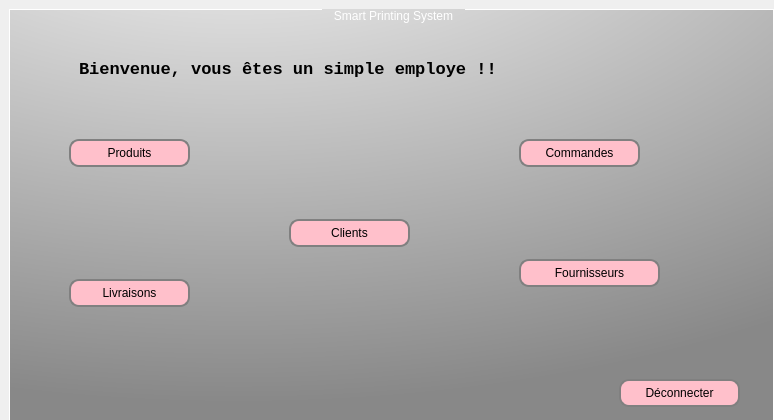
<?xml version="1.0" encoding="UTF-8"?>
<ui version="4.0">
 <class>SimpleEmp</class>
 <widget class="QDialog" name="SimpleEmp">
  <property name="geometry">
   <rect>
    <x>0</x>
    <y>0</y>
    <width>774</width>
    <height>420</height>
   </rect>
  </property>
  <property name="windowTitle">
   <string>Dialog</string>
  </property>
  <widget class="QStackedWidget" name="stackedWidget">
   <property name="geometry">
    <rect>
     <x>0</x>
     <y>0</y>
     <width>783</width>
     <height>433</height>
    </rect>
   </property>
   <property name="styleSheet">
    <string notr="true">
QGroupBox {
 
 background: qradialgradient(cx: 0.3, cy: -0.4, fx: 0.3, fy: -0.4, radius: 1.35, stop: 0 #fff, stop: 1 #888) ;/*background: linear-gradient(rgba(0,0,0,.5), rgba(0,0,0,.5)),url(feuille.jpg); 
    background-position: center;
    background-size: cover;
    display: flex;
    justify-content: center;
    align-items: center;
    font-family: 'Poppins', sans-serif*/
 
 color: rgb(255, 255, 255);
  border: 1px solid #ffffff;

    margin-top: 1ex; /* leave space at the top for the title */
}

QGroupBox::title {
    subcontrol-origin: margin;
    subcontrol-position: top center; /* position at the top center */
    padding: 0 10px;
    background-color: qlineargradient(x1: 0, y1: 0, x2: 0, y2: 1,
                                      stop: 0 #FF0ECE, stop: 1 #FFFFFF);
}


QPushButton {
border: 2px solid gray;
border-radius: 10px;
padding: 0 8px;
background-color:pink
}

 QPushButton:hover:!pressed{ background-color: qlineargradient(x1: 0, y1: 0, x2: 0, y2: 1,
                                      stop: 0 #FF0ECE, stop: 1 #FFFFFF); } 
QPushButton:hover { background-color: qlineargradient(x1: 0, y1: 0, x2: 0, y2: 1,
                                      stop: 0 #FF0ECE, stop: 1 #FFFFFF); }</string>
   </property>
   <property name="currentIndex">
    <number>0</number>
   </property>
   <widget class="QWidget" name="Home">
    <layout class="QHBoxLayout" name="horizontalLayout">
     <item>
      <widget class="QGroupBox" name="groupBox">
       <property name="styleSheet">
        <string notr="true">QGroupBox {
 
 background: qradialgradient(cx: 0.3, cy: -0.4, fx: 0.3, fy: -0.4, radius: 1.35, stop: 0 #fff, stop: 1 #888) ;/*background: linear-gradient(rgba(0,0,0,.5), rgba(0,0,0,.5)),url(feuille.jpg); 
    background-position: center;
    background-size: cover;
    display: flex;
    justify-content: center;
    align-items: center;
    font-family: 'Poppins', sans-serif*/
 
 color: rgb(255, 255, 255);
  border: 1px solid #ffffff;

    margin-top: 1ex; /* leave space at the top for the title */
}

QGroupBox::title {
    subcontrol-origin: margin;
    subcontrol-position: top center; /* position at the top center */
    padding: 0 10px;
    background-color: qlineargradient(x1: 0, y1: 0, x2: 0, y2: 1,
                                      stop: 0 #FF0ECE, stop: 1 #FFFFFF);
}
</string>
       </property>
       <property name="title">
        <string>Smart Printing System</string>
       </property>
       <widget class="QLabel" name="label_2">
        <property name="geometry">
         <rect>
          <x>70</x>
          <y>30</y>
          <width>561</width>
          <height>61</height>
         </rect>
        </property>
        <property name="font">
         <font>
          <family>Lucida Console</family>
          <pointsize>13</pointsize>
          <weight>75</weight>
          <bold>true</bold>
         </font>
        </property>
        <property name="text">
         <string>Bienvenue, vous êtes un simple employe !!</string>
        </property>
       </widget>
       <widget class="QPushButton" name="clButton">
        <property name="geometry">
         <rect>
          <x>280</x>
          <y>210</y>
          <width>121</width>
          <height>28</height>
         </rect>
        </property>
        <property name="styleSheet">
         <string notr="true">QPushButton#evilButton { background-color: red };</string>
        </property>
        <property name="text">
         <string>Clients</string>
        </property>
       </widget>
       <widget class="QPushButton" name="prodButton">
        <property name="geometry">
         <rect>
          <x>60</x>
          <y>130</y>
          <width>121</width>
          <height>28</height>
         </rect>
        </property>
        <property name="text">
         <string>Produits</string>
        </property>
       </widget>
       <widget class="QPushButton" name="cmdButton">
        <property name="geometry">
         <rect>
          <x>510</x>
          <y>130</y>
          <width>121</width>
          <height>28</height>
         </rect>
        </property>
        <property name="text">
         <string>Commandes</string>
        </property>
       </widget>
       <widget class="QPushButton" name="livrButton">
        <property name="geometry">
         <rect>
          <x>60</x>
          <y>270</y>
          <width>121</width>
          <height>28</height>
         </rect>
        </property>
        <property name="text">
         <string>Livraisons</string>
        </property>
       </widget>
       <widget class="QPushButton" name="deconnecterButton">
        <property name="geometry">
         <rect>
          <x>610</x>
          <y>370</y>
          <width>121</width>
          <height>28</height>
         </rect>
        </property>
        <property name="styleSheet">
         <string notr="true">QPushButton#evilButton { background-color: red };</string>
        </property>
        <property name="text">
         <string>Déconnecter</string>
        </property>
       </widget>
       <widget class="QPushButton" name="fournisseurButton">
        <property name="geometry">
         <rect>
          <x>510</x>
          <y>250</y>
          <width>141</width>
          <height>28</height>
         </rect>
        </property>
        <property name="text">
         <string>Fournisseurs</string>
        </property>
       </widget>
      </widget>
     </item>
    </layout>
   </widget>
   <widget class="QWidget" name="client">
    <layout class="QVBoxLayout" name="verticalLayout">
     <item>
      <widget class="QGroupBox" name="groupBox_2">
       <property name="styleSheet">
        <string notr="true">QGroupBox {
 
 background: qradialgradient(cx: 0.3, cy: -0.4, fx: 0.3, fy: -0.4, radius: 1.35, stop: 0 #fff, stop: 1 #888) ;/*background: linear-gradient(rgba(0,0,0,.5), rgba(0,0,0,.5)),url(feuille.jpg); 
    background-position: center;
    background-size: cover;
    display: flex;
    justify-content: center;
    align-items: center;
    font-family: 'Poppins', sans-serif*/
 
 color: rgb(255, 255, 255);
  border: 1px solid #ffffff;

    margin-top: 1ex; /* leave space at the top for the title */
}

QGroupBox::title {
    subcontrol-origin: margin;
    subcontrol-position: top center; /* position at the top center */
    padding: 0 10px;
    background-color: qlineargradient(x1: 0, y1: 0, x2: 0, y2: 1,
                                      stop: 0 #FF0ECE, stop: 1 #FFFFFF);
}
</string>
       </property>
       <property name="title">
        <string>Smart Printing System</string>
       </property>
       <widget class="QLabel" name="label_3">
        <property name="geometry">
         <rect>
          <x>160</x>
          <y>40</y>
          <width>431</width>
          <height>61</height>
         </rect>
        </property>
        <property name="font">
         <font>
          <family>Lucida Console</family>
          <pointsize>13</pointsize>
          <weight>75</weight>
          <bold>true</bold>
         </font>
        </property>
        <property name="text">
         <string>Clients !!!!!!!!</string>
        </property>
       </widget>
       <widget class="QPushButton" name="homeButton">
        <property name="geometry">
         <rect>
          <x>620</x>
          <y>360</y>
          <width>93</width>
          <height>28</height>
         </rect>
        </property>
        <property name="text">
         <string>Home</string>
        </property>
       </widget>
      </widget>
     </item>
    </layout>
   </widget>
   <widget class="QWidget" name="produits">
    <layout class="QVBoxLayout" name="verticalLayout_2">
     <item>
      <widget class="QGroupBox" name="groupBox_4">
       <property name="title">
        <string>Smart Printing System</string>
       </property>
       <widget class="QLabel" name="label_4">
        <property name="geometry">
         <rect>
          <x>170</x>
          <y>60</y>
          <width>431</width>
          <height>61</height>
         </rect>
        </property>
        <property name="font">
         <font>
          <family>Lucida Console</family>
          <pointsize>13</pointsize>
          <weight>75</weight>
          <bold>true</bold>
         </font>
        </property>
        <property name="text">
         <string>Produits !!!</string>
        </property>
       </widget>
       <widget class="QPushButton" name="homeButton_2">
        <property name="geometry">
         <rect>
          <x>630</x>
          <y>360</y>
          <width>93</width>
          <height>28</height>
         </rect>
        </property>
        <property name="text">
         <string>Home</string>
        </property>
       </widget>
      </widget>
     </item>
    </layout>
   </widget>
   <widget class="QWidget" name="commandes">
    <layout class="QHBoxLayout" name="horizontalLayout_2">
     <item>
      <widget class="QGroupBox" name="groupBox_3">
       <property name="styleSheet">
        <string notr="true">QGroupBox {
 
 background: qradialgradient(cx: 0.3, cy: -0.4, fx: 0.3, fy: -0.4, radius: 1.35, stop: 0 #fff, stop: 1 #888) ;/*background: linear-gradient(rgba(0,0,0,.5), rgba(0,0,0,.5)),url(feuille.jpg); 
    background-position: center;
    background-size: cover;
    display: flex;
    justify-content: center;
    align-items: center;
    font-family: 'Poppins', sans-serif*/
 
 color: rgb(255, 255, 255);
  border: 1px solid #ffffff;

    margin-top: 1ex; /* leave space at the top for the title */
}

QGroupBox::title {
    subcontrol-origin: margin;
    subcontrol-position: top center; /* position at the top center */
    padding: 0 10px;
    background-color: qlineargradient(x1: 0, y1: 0, x2: 0, y2: 1,
                                      stop: 0 #FF0ECE, stop: 1 #FFFFFF);
}
</string>
       </property>
       <property name="title">
        <string>Smart Printing System</string>
       </property>
       <widget class="QLabel" name="label_5">
        <property name="geometry">
         <rect>
          <x>170</x>
          <y>50</y>
          <width>431</width>
          <height>61</height>
         </rect>
        </property>
        <property name="font">
         <font>
          <family>Lucida Console</family>
          <pointsize>13</pointsize>
          <weight>75</weight>
          <bold>true</bold>
         </font>
        </property>
        <property name="text">
         <string>Commandes !!</string>
        </property>
       </widget>
       <widget class="QPushButton" name="homeButton_3">
        <property name="geometry">
         <rect>
          <x>630</x>
          <y>360</y>
          <width>93</width>
          <height>28</height>
         </rect>
        </property>
        <property name="text">
         <string>Home</string>
        </property>
       </widget>
      </widget>
     </item>
    </layout>
   </widget>
   <widget class="QWidget" name="livraisons">
    <layout class="QHBoxLayout" name="horizontalLayout_4">
     <item>
      <widget class="QGroupBox" name="groupBox_5">
       <property name="title">
        <string>Smart Printing System</string>
       </property>
       <widget class="QLabel" name="label_6">
        <property name="geometry">
         <rect>
          <x>90</x>
          <y>50</y>
          <width>431</width>
          <height>61</height>
         </rect>
        </property>
        <property name="font">
         <font>
          <family>Lucida Console</family>
          <pointsize>13</pointsize>
          <weight>75</weight>
          <bold>true</bold>
         </font>
        </property>
        <property name="text">
         <string>Livraisons !!!!</string>
        </property>
       </widget>
       <widget class="QPushButton" name="homeButton_4">
        <property name="geometry">
         <rect>
          <x>620</x>
          <y>360</y>
          <width>93</width>
          <height>28</height>
         </rect>
        </property>
        <property name="text">
         <string>Home</string>
        </property>
       </widget>
      </widget>
     </item>
    </layout>
   </widget>
   <widget class="QWidget" name="fournisseurs">
    <widget class="QGroupBox" name="groupBox_7">
     <property name="geometry">
      <rect>
       <x>10</x>
       <y>10</y>
       <width>761</width>
       <height>411</height>
      </rect>
     </property>
     <property name="title">
      <string>Smart Printing System</string>
     </property>
     <widget class="QTabWidget" name="tabWidget_2">
      <property name="geometry">
       <rect>
        <x>40</x>
        <y>60</y>
        <width>681</width>
        <height>331</height>
       </rect>
      </property>
      <property name="currentIndex">
       <number>0</number>
      </property>
      <property name="usesScrollButtons">
       <bool>true</bool>
      </property>
      <property name="documentMode">
       <bool>false</bool>
      </property>
      <property name="tabsClosable">
       <bool>false</bool>
      </property>
      <property name="tabBarAutoHide">
       <bool>false</bool>
      </property>
      <widget class="QWidget" name="Instructions">
       <attribute name="title">
        <string>Instructions !!</string>
       </attribute>
       <widget class="QLabel" name="label_7">
        <property name="geometry">
         <rect>
          <x>90</x>
          <y>120</y>
          <width>411</width>
          <height>16</height>
         </rect>
        </property>
        <property name="text">
         <string>* La 1ére lettre du nom de fournissuer doit être en majuscule.</string>
        </property>
       </widget>
       <widget class="QLabel" name="label_14">
        <property name="geometry">
         <rect>
          <x>90</x>
          <y>140</y>
          <width>421</width>
          <height>16</height>
         </rect>
        </property>
        <property name="text">
         <string>* Le GSM du fournisseur est nombre positive qui contient que 8 chiffres.</string>
        </property>
       </widget>
       <widget class="QLabel" name="label_16">
        <property name="geometry">
         <rect>
          <x>90</x>
          <y>180</y>
          <width>471</width>
          <height>16</height>
         </rect>
        </property>
        <property name="text">
         <string>* L'adresse du fournisseur peut contient des chiffres, des lettres et de symboles.</string>
        </property>
       </widget>
       <widget class="QLabel" name="Instructions_2">
        <property name="geometry">
         <rect>
          <x>70</x>
          <y>70</y>
          <width>221</width>
          <height>16</height>
         </rect>
        </property>
        <property name="font">
         <font>
          <pointsize>9</pointsize>
          <weight>75</weight>
          <bold>true</bold>
         </font>
        </property>
        <property name="text">
         <string>Des instructions :</string>
        </property>
       </widget>
       <widget class="QLabel" name="label_15">
        <property name="geometry">
         <rect>
          <x>90</x>
          <y>160</y>
          <width>311</width>
          <height>16</height>
         </rect>
        </property>
        <property name="text">
         <string>* L'email du fournisseur obéit à sa forme générale.</string>
        </property>
       </widget>
       <widget class="QLabel" name="label_13">
        <property name="geometry">
         <rect>
          <x>90</x>
          <y>100</y>
          <width>221</width>
          <height>16</height>
         </rect>
        </property>
        <property name="text">
         <string>* La référence est un nombre positive.</string>
        </property>
       </widget>
       <widget class="QPushButton" name="homeButton_instruction">
        <property name="geometry">
         <rect>
          <x>550</x>
          <y>260</y>
          <width>93</width>
          <height>28</height>
         </rect>
        </property>
        <property name="text">
         <string>Home</string>
        </property>
       </widget>
      </widget>
      <widget class="QWidget" name="Ajouter_2">
       <attribute name="title">
        <string>Ajouter</string>
       </attribute>
       <widget class="QWidget" name="layoutWidget_2">
        <property name="geometry">
         <rect>
          <x>80</x>
          <y>50</y>
          <width>461</width>
          <height>181</height>
         </rect>
        </property>
        <layout class="QHBoxLayout" name="saisie_2">
         <item>
          <layout class="QVBoxLayout" name="verticalLayout_7">
           <item>
            <widget class="QLabel" name="label_18">
             <property name="text">
              <string>Références :</string>
             </property>
            </widget>
           </item>
           <item>
            <widget class="QLabel" name="label_19">
             <property name="text">
              <string>Nom fournisseur :</string>
             </property>
            </widget>
           </item>
           <item>
            <widget class="QLabel" name="label_20">
             <property name="text">
              <string>GSM Fournisseur :</string>
             </property>
            </widget>
           </item>
           <item>
            <widget class="QLabel" name="label_21">
             <property name="text">
              <string>Mail Fournisseur :</string>
             </property>
            </widget>
           </item>
           <item>
            <widget class="QLabel" name="label_22">
             <property name="text">
              <string>Adresse Fournisseur :</string>
             </property>
            </widget>
           </item>
          </layout>
         </item>
         <item>
          <layout class="QVBoxLayout" name="verticalLayout_8">
           <item>
            <widget class="QLineEdit" name="lineEdit_ref"/>
           </item>
           <item>
            <widget class="QLineEdit" name="lineEdit_nom"/>
           </item>
           <item>
            <widget class="QLineEdit" name="lineEdit_gsm"/>
           </item>
           <item>
            <widget class="QLineEdit" name="lineEdit_mail"/>
           </item>
           <item>
            <widget class="QLineEdit" name="lineEdit_adresse"/>
           </item>
          </layout>
         </item>
        </layout>
       </widget>
       <widget class="QPushButton" name="ajouterButton_2">
        <property name="geometry">
         <rect>
          <x>80</x>
          <y>250</y>
          <width>93</width>
          <height>28</height>
         </rect>
        </property>
        <property name="text">
         <string>Ajouter</string>
        </property>
       </widget>
       <widget class="QPushButton" name="homeButton_13">
        <property name="geometry">
         <rect>
          <x>570</x>
          <y>270</y>
          <width>93</width>
          <height>28</height>
         </rect>
        </property>
        <property name="text">
         <string>Home</string>
        </property>
       </widget>
       <widget class="QLabel" name="textajoutezfournisseur_3">
        <property name="geometry">
         <rect>
          <x>80</x>
          <y>20</y>
          <width>221</width>
          <height>16</height>
         </rect>
        </property>
        <property name="font">
         <font>
          <pointsize>9</pointsize>
          <weight>75</weight>
          <bold>true</bold>
         </font>
        </property>
        <property name="text">
         <string>Ajoutez un fournisseur :</string>
        </property>
       </widget>
      </widget>
      <widget class="QWidget" name="Liste_2">
       <attribute name="title">
        <string>Liste des fournisseurs</string>
       </attribute>
       <widget class="QLabel" name="textajoutezfournisseur_4">
        <property name="geometry">
         <rect>
          <x>70</x>
          <y>10</y>
          <width>221</width>
          <height>16</height>
         </rect>
        </property>
        <property name="font">
         <font>
          <pointsize>9</pointsize>
          <weight>75</weight>
          <bold>true</bold>
         </font>
        </property>
        <property name="text">
         <string>La liste des fournisseurs :</string>
        </property>
       </widget>
       <widget class="QPushButton" name="homeButton_14">
        <property name="geometry">
         <rect>
          <x>560</x>
          <y>260</y>
          <width>93</width>
          <height>28</height>
         </rect>
        </property>
        <property name="text">
         <string>Home</string>
        </property>
       </widget>
       <widget class="QTableView" name="tableView">
        <property name="geometry">
         <rect>
          <x>50</x>
          <y>40</y>
          <width>561</width>
          <height>201</height>
         </rect>
        </property>
       </widget>
      </widget>
      <widget class="QWidget" name="Supprimer_3">
       <attribute name="title">
        <string>Supprimer</string>
       </attribute>
       <widget class="QLineEdit" name="supprimer_par_reference">
        <property name="geometry">
         <rect>
          <x>410</x>
          <y>120</y>
          <width>113</width>
          <height>22</height>
         </rect>
        </property>
       </widget>
       <widget class="QPushButton" name="supprimerButton">
        <property name="geometry">
         <rect>
          <x>280</x>
          <y>180</y>
          <width>93</width>
          <height>28</height>
         </rect>
        </property>
        <property name="text">
         <string>Supprimer</string>
        </property>
       </widget>
       <widget class="QLabel" name="text_saisir_id_a_supprimer">
        <property name="geometry">
         <rect>
          <x>120</x>
          <y>120</y>
          <width>271</width>
          <height>16</height>
         </rect>
        </property>
        <property name="font">
         <font>
          <pointsize>9</pointsize>
          <weight>50</weight>
          <bold>false</bold>
         </font>
        </property>
        <property name="text">
         <string>Saisir la référence du fournisseur :</string>
        </property>
       </widget>
       <widget class="QPushButton" name="homeButton_supprimer">
        <property name="geometry">
         <rect>
          <x>560</x>
          <y>260</y>
          <width>93</width>
          <height>28</height>
         </rect>
        </property>
        <property name="text">
         <string>Home</string>
        </property>
       </widget>
      </widget>
      <widget class="QWidget" name="Modifier">
       <attribute name="title">
        <string>Modifier</string>
       </attribute>
       <widget class="QLabel" name="text_saisir_id_a_modifier">
        <property name="geometry">
         <rect>
          <x>70</x>
          <y>30</y>
          <width>401</width>
          <height>20</height>
         </rect>
        </property>
        <property name="font">
         <font>
          <pointsize>9</pointsize>
          <weight>50</weight>
          <bold>false</bold>
         </font>
        </property>
        <property name="text">
         <string>NB: Double click sur la référence du fournisseur à modifier </string>
        </property>
       </widget>
       <widget class="QPushButton" name="homeButton_modifier">
        <property name="geometry">
         <rect>
          <x>570</x>
          <y>270</y>
          <width>93</width>
          <height>28</height>
         </rect>
        </property>
        <property name="text">
         <string>Home</string>
        </property>
       </widget>
       <widget class="QWidget" name="layoutWidget_3">
        <property name="geometry">
         <rect>
          <x>20</x>
          <y>70</y>
          <width>151</width>
          <height>171</height>
         </rect>
        </property>
        <layout class="QHBoxLayout" name="saisie_3">
         <item>
          <layout class="QVBoxLayout" name="verticalLayout_5">
           <item>
            <widget class="QLabel" name="label_ref">
             <property name="text">
              <string>Référence :</string>
             </property>
            </widget>
           </item>
           <item>
            <widget class="QLabel" name="label_nom">
             <property name="text">
              <string>Nom :</string>
             </property>
            </widget>
           </item>
           <item>
            <widget class="QLabel" name="label_mail">
             <property name="text">
              <string>Email :</string>
             </property>
            </widget>
           </item>
           <item>
            <widget class="QLabel" name="label_gsm">
             <property name="text">
              <string>GSM :</string>
             </property>
            </widget>
           </item>
           <item>
            <widget class="QLabel" name="label_adresse">
             <property name="text">
              <string>Adresse :</string>
             </property>
            </widget>
           </item>
          </layout>
         </item>
         <item>
          <layout class="QVBoxLayout" name="verticalLayout_6">
           <item>
            <widget class="QLineEdit" name="lineEdit_reference"/>
           </item>
           <item>
            <widget class="QLineEdit" name="lineEdit_nomfour"/>
           </item>
           <item>
            <widget class="QLineEdit" name="lineEdit_email"/>
           </item>
           <item>
            <widget class="QLineEdit" name="lineEdit_gsmfour"/>
           </item>
           <item>
            <widget class="QLineEdit" name="lineEdit_ad"/>
           </item>
          </layout>
         </item>
        </layout>
       </widget>
       <widget class="QTableView" name="tableView_2">
        <property name="geometry">
         <rect>
          <x>190</x>
          <y>70</y>
          <width>461</width>
          <height>171</height>
         </rect>
        </property>
       </widget>
       <widget class="QPushButton" name="modifierButton">
        <property name="geometry">
         <rect>
          <x>50</x>
          <y>260</y>
          <width>93</width>
          <height>28</height>
         </rect>
        </property>
        <property name="text">
         <string>Modifier</string>
        </property>
       </widget>
      </widget>
      <widget class="QWidget" name="Rechercher_2">
       <attribute name="title">
        <string>Rechercher</string>
       </attribute>
       <widget class="QLineEdit" name="recherche_par_reference_3">
        <property name="geometry">
         <rect>
          <x>330</x>
          <y>60</y>
          <width>113</width>
          <height>22</height>
         </rect>
        </property>
       </widget>
       <widget class="QPushButton" name="rechercherButton_3">
        <property name="geometry">
         <rect>
          <x>490</x>
          <y>60</y>
          <width>93</width>
          <height>28</height>
         </rect>
        </property>
        <property name="text">
         <string>Rechercher</string>
        </property>
       </widget>
       <widget class="QLabel" name="text_saisir_id_a_rechercher_3">
        <property name="geometry">
         <rect>
          <x>70</x>
          <y>60</y>
          <width>271</width>
          <height>16</height>
         </rect>
        </property>
        <property name="font">
         <font>
          <pointsize>9</pointsize>
          <weight>50</weight>
          <bold>false</bold>
         </font>
        </property>
        <property name="text">
         <string>Saisir la référence du fournisseur :</string>
        </property>
       </widget>
       <widget class="QPushButton" name="homeButton_rechercher_3">
        <property name="geometry">
         <rect>
          <x>560</x>
          <y>260</y>
          <width>93</width>
          <height>28</height>
         </rect>
        </property>
        <property name="text">
         <string>Home</string>
        </property>
       </widget>
       <widget class="QPushButton" name="PDFButton">
        <property name="geometry">
         <rect>
          <x>350</x>
          <y>240</y>
          <width>131</width>
          <height>28</height>
         </rect>
        </property>
        <property name="text">
         <string>Génération PDF</string>
        </property>
       </widget>
       <widget class="QLabel" name="genererpdf_txt">
        <property name="geometry">
         <rect>
          <x>110</x>
          <y>240</y>
          <width>231</width>
          <height>31</height>
         </rect>
        </property>
        <property name="text">
         <string>Pour la génération du contrat en PDF :</string>
        </property>
       </widget>
       <widget class="QTableWidget" name="tableWidget_2">
        <property name="geometry">
         <rect>
          <x>70</x>
          <y>100</y>
          <width>541</width>
          <height>131</height>
         </rect>
        </property>
        <column>
         <property name="text">
          <string>Référence</string>
         </property>
        </column>
        <column>
         <property name="text">
          <string>Nom</string>
         </property>
        </column>
        <column>
         <property name="text">
          <string>Email</string>
         </property>
        </column>
        <column>
         <property name="text">
          <string>GSM</string>
         </property>
        </column>
        <column>
         <property name="text">
          <string>Adresse</string>
         </property>
        </column>
       </widget>
      </widget>
     </widget>
     <widget class="QLabel" name="Lesfournisseurs_2">
      <property name="geometry">
       <rect>
        <x>40</x>
        <y>20</y>
        <width>171</width>
        <height>31</height>
       </rect>
      </property>
      <property name="font">
       <font>
        <family>MS Shell Dlg 2</family>
        <pointsize>12</pointsize>
        <weight>75</weight>
        <bold>true</bold>
       </font>
      </property>
      <property name="text">
       <string>Les fournisseurs</string>
      </property>
     </widget>
    </widget>
   </widget>
  </widget>
 </widget>
 <resources/>
 <connections/>
</ui>
